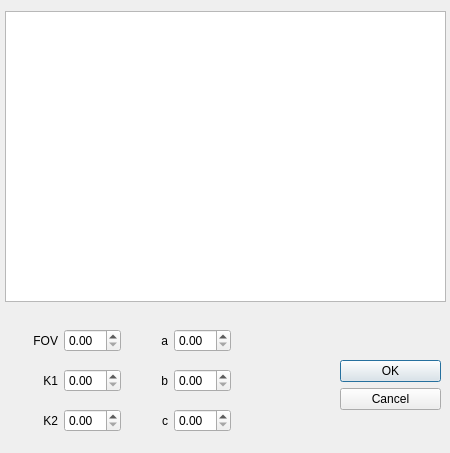
<?xml version="1.0" encoding="UTF-8"?>
<ui version="4.0">
 <class>FecWin</class>
 <widget class="QDialog" name="FecWin">
  <property name="geometry">
   <rect>
    <x>0</x>
    <y>0</y>
    <width>450</width>
    <height>453</height>
   </rect>
  </property>
  <property name="windowTitle">
   <string>Fisheye Correction</string>
  </property>
  <property name="modal">
   <bool>false</bool>
  </property>
  <widget class="QDialogButtonBox" name="buttonBox">
   <property name="geometry">
    <rect>
     <x>340</x>
     <y>360</y>
     <width>101</width>
     <height>81</height>
    </rect>
   </property>
   <property name="orientation">
    <enum>Qt::Vertical</enum>
   </property>
   <property name="standardButtons">
    <set>QDialogButtonBox::Cancel|QDialogButtonBox::Ok</set>
   </property>
  </widget>
  <widget class="QGraphicsView" name="graphicsView">
   <property name="geometry">
    <rect>
     <x>5</x>
     <y>11</y>
     <width>441</width>
     <height>291</height>
    </rect>
   </property>
  </widget>
  <widget class="QWidget" name="horizontalLayoutWidget">
   <property name="geometry">
    <rect>
     <x>10</x>
     <y>320</y>
     <width>111</width>
     <height>41</height>
    </rect>
   </property>
   <layout class="QHBoxLayout" name="horizontalLayout">
    <item>
     <widget class="QLabel" name="label">
      <property name="text">
       <string>FOV</string>
      </property>
      <property name="alignment">
       <set>Qt::AlignRight|Qt::AlignTrailing|Qt::AlignVCenter</set>
      </property>
     </widget>
    </item>
    <item>
     <widget class="QDoubleSpinBox" name="spinFov"/>
    </item>
   </layout>
  </widget>
  <widget class="QWidget" name="horizontalLayoutWidget_2">
   <property name="geometry">
    <rect>
     <x>10</x>
     <y>360</y>
     <width>111</width>
     <height>41</height>
    </rect>
   </property>
   <layout class="QHBoxLayout" name="horizontalLayout_2">
    <item>
     <widget class="QLabel" name="label_2">
      <property name="text">
       <string>K1</string>
      </property>
      <property name="alignment">
       <set>Qt::AlignRight|Qt::AlignTrailing|Qt::AlignVCenter</set>
      </property>
     </widget>
    </item>
    <item>
     <widget class="QDoubleSpinBox" name="spinK1"/>
    </item>
   </layout>
  </widget>
  <widget class="QWidget" name="horizontalLayoutWidget_3">
   <property name="geometry">
    <rect>
     <x>10</x>
     <y>400</y>
     <width>111</width>
     <height>41</height>
    </rect>
   </property>
   <layout class="QHBoxLayout" name="horizontalLayout_3">
    <item>
     <widget class="QLabel" name="label_3">
      <property name="text">
       <string>K2</string>
      </property>
      <property name="alignment">
       <set>Qt::AlignRight|Qt::AlignTrailing|Qt::AlignVCenter</set>
      </property>
     </widget>
    </item>
    <item>
     <widget class="QDoubleSpinBox" name="spinK2"/>
    </item>
   </layout>
  </widget>
  <widget class="QWidget" name="horizontalLayoutWidget_4">
   <property name="geometry">
    <rect>
     <x>120</x>
     <y>320</y>
     <width>111</width>
     <height>41</height>
    </rect>
   </property>
   <layout class="QHBoxLayout" name="horizontalLayout_4">
    <item>
     <widget class="QLabel" name="label_4">
      <property name="text">
       <string>a</string>
      </property>
      <property name="alignment">
       <set>Qt::AlignRight|Qt::AlignTrailing|Qt::AlignVCenter</set>
      </property>
     </widget>
    </item>
    <item>
     <widget class="QDoubleSpinBox" name="spina"/>
    </item>
   </layout>
  </widget>
  <widget class="QWidget" name="horizontalLayoutWidget_5">
   <property name="geometry">
    <rect>
     <x>120</x>
     <y>400</y>
     <width>111</width>
     <height>41</height>
    </rect>
   </property>
   <layout class="QHBoxLayout" name="horizontalLayout_5">
    <item>
     <widget class="QLabel" name="label_5">
      <property name="text">
       <string>c</string>
      </property>
      <property name="alignment">
       <set>Qt::AlignRight|Qt::AlignTrailing|Qt::AlignVCenter</set>
      </property>
     </widget>
    </item>
    <item>
     <widget class="QDoubleSpinBox" name="spinc"/>
    </item>
   </layout>
  </widget>
  <widget class="QWidget" name="horizontalLayoutWidget_6">
   <property name="geometry">
    <rect>
     <x>120</x>
     <y>360</y>
     <width>111</width>
     <height>41</height>
    </rect>
   </property>
   <layout class="QHBoxLayout" name="horizontalLayout_6">
    <item>
     <widget class="QLabel" name="label_6">
      <property name="text">
       <string>b</string>
      </property>
      <property name="alignment">
       <set>Qt::AlignRight|Qt::AlignTrailing|Qt::AlignVCenter</set>
      </property>
     </widget>
    </item>
    <item>
     <widget class="QDoubleSpinBox" name="spinb"/>
    </item>
   </layout>
  </widget>
 </widget>
 <resources/>
 <connections>
  <connection>
   <sender>buttonBox</sender>
   <signal>rejected()</signal>
   <receiver>FecWin</receiver>
   <slot>reject()</slot>
   <hints>
    <hint type="sourcelabel">
     <x>316</x>
     <y>260</y>
    </hint>
    <hint type="destinationlabel">
     <x>286</x>
     <y>274</y>
    </hint>
   </hints>
  </connection>
  <connection>
   <sender>buttonBox</sender>
   <signal>accepted()</signal>
   <receiver>FecWin</receiver>
   <slot>accept()</slot>
   <hints>
    <hint type="sourcelabel">
     <x>248</x>
     <y>254</y>
    </hint>
    <hint type="destinationlabel">
     <x>157</x>
     <y>274</y>
    </hint>
   </hints>
  </connection>
 </connections>
</ui>
